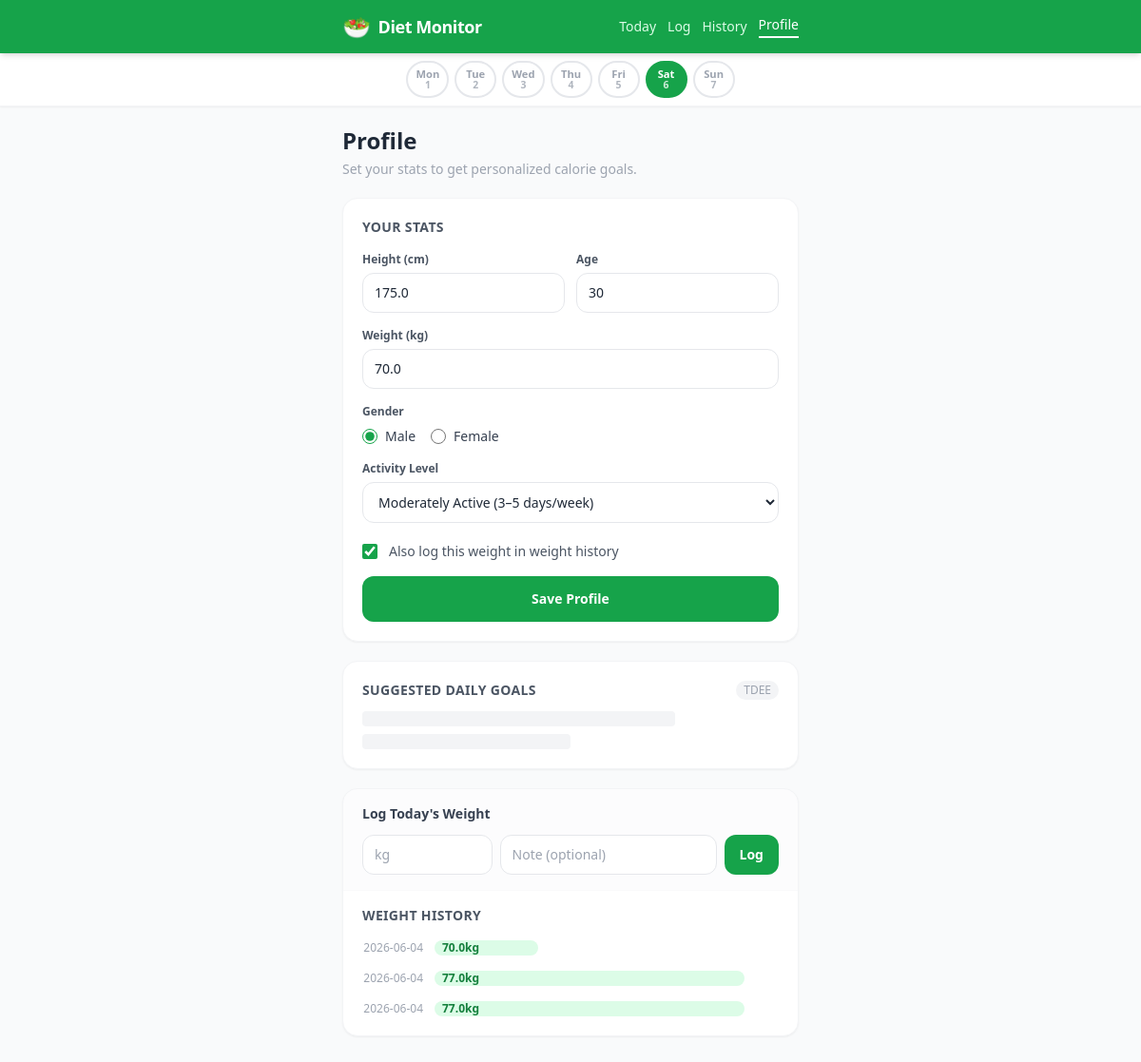
/profile, run on the app's committed database.
### tables this page shows
CREATE TABLE user_profile (
                id         INTEGER PRIMARY KEY,
                height_cm  REAL,
                weight_kg  REAL,
                age        INTEGER,
                gender     TEXT,
                activity   TEXT,
                updated_at TEXT DEFAULT (datetime('now'))
            );

CREATE TABLE weight_history (
                id        INTEGER PRIMARY KEY AUTOINCREMENT,
                weight_kg REAL NOT NULL,
                date      TEXT NOT NULL,
                note      TEXT,
                logged_at TEXT DEFAULT (datetime('now'))
            );

### main.py (the view)
@app.get("/profile", response_class=HTMLResponse)
async def profile_page(request: Request):
    profile        = await database.get_profile()
    weight_history = await database.get_weight_history(30)
    return templates.TemplateResponse(
        request,
        "profile.html",
        {"profile": profile, "weight_history": weight_history},
    )

### templates/profile.html (shortened to what this page needs)
{% extends "base.html" %}
{% block content %}
<div class="mb-5">
  <h1 class="text-2xl font-bold text-gray-800">Profile</h1>
  <p class="text-sm text-gray-400 mt-1">Set your stats to get personalized calorie goals.</p>
</div>
<div class="bg-white rounded-2xl shadow-sm border border-gray-100 p-5 mb-5">
  <h2 class="text-sm font-semibold text-gray-600 uppercase tracking-wide mb-4">Your Stats</h2>
  <form id="profile-form" class="space-y-4">
    <div class="grid grid-cols-2 gap-3">
      <div>
        <label class="block text-xs font-semibold text-gray-600 mb-1.5" for="height-input">
          Height (cm)
        </label>
        <input
          id="height-input"
          name="height_cm"
          type="number"
          min="50" max="300" step="0.1"
          value="{{ profile.height_cm if profile and profile.height_cm else '' }}"
          placeholder="e.g. 175"
          class="w-full border border-gray-200 rounded-xl px-3 py-2.5 text-sm text-gray-800
                 focus:outline-none focus:ring-2 focus:ring-brand-500 focus:border-transparent"
        />
      </div>
      <div>
        <label class="block text-xs font-semibold text-gray-600 mb-1.5" for="age-input">
          Age
        </label>
        <input
          id="age-input"
          name="age"
          type="number"
          min="10" max="120" step="1"
          value="{{ profile.age if profile and profile.age else '' }}"
          placeholder="e.g. 30"
          class="w-full border border-gray-200 rounded-xl px-3 py-2.5 text-sm text-gray-800
                 focus:outline-none focus:ring-2 focus:ring-brand-500 focus:border-transparent"
        />
      </div>
    </div>
    <div>
      <label class="block text-xs font-semibold text-gray-600 mb-1.5" for="weight-input">
        Weight (kg)
      </label>
      <input
        id="weight-input"
        name="weight_kg"
        type="number"
        min="20" max="500" step="0.1"
        value="{{ profile.weight_kg if profile and profile.weight_kg else '' }}"
        placeholder="e.g. 75"
        class="w-full border border-gray-200 rounded-xl px-3 py-2.5 text-sm text-gray-800
               focus:outline-none focus:ring-2 focus:ring-brand-500 focus:border-transparent"
      />
    </div>
    <div>
      <p class="text-xs font-semibold text-gray-600 mb-2">Gender</p>
      <div class="flex gap-4">
        <label class="flex items-center gap-2 cursor-pointer select-none">
          <input
            type="radio" name="gender" value="male"
            {% if profile and profile.gender == 'male' %}checked{% elif not profile %}checked{% endif %}
            class="accent-brand-600 w-4 h-4"
          />
          <span class="text-sm text-gray-700">Male</span>
        </label>
        <label class="flex items-center gap-2 cursor-pointer select-none">
          <input
            type="radio" name="gender" value="female"
            class="accent-brand-600 w-4 h-4"
          />
          <span class="text-sm text-gray-700">Female</span>
        </label>
      </div>
    </div>
    <div>
      <label class="block text-xs font-semibold text-gray-600 mb-1.5" for="activity-select">
        Activity Level
      </label>
      <select
        id="activity-select"
        name="activity"
        class="w-full border border-gray-200 rounded-xl px-3 py-2.5 text-sm text-gray-800 bg-white
               focus:outline-none focus:ring-2 focus:ring-brand-500 focus:border-transparent"
      >
        <option value="moderate"    {% if profile and profile.activity == 'moderate'    %}selected{% endif %}>Moderately Active (3–5 days/week)</option>
      </select>
    </div>
    <label class="flex items-center gap-3 cursor-pointer select-none pt-1">
      <input type="checkbox" id="log-weight-toggle" name="log_weight"
             class="w-4 h-4 rounded accent-brand-600" checked />
      <span class="text-sm text-gray-600">Also log this weight in weight history</span>
    </label>
    <button type="submit"
            class="w-full bg-brand-600 hover:bg-brand-700 active:bg-brand-800 text-white font-semibold
                   rounded-xl py-3.5 text-sm transition-colors mt-2">
      Save Profile
    </button>
  </form>
</div>
<div class="bg-white rounded-2xl shadow-sm border border-gray-100 p-5 mb-5" id="suggested-goals-card">
  <div class="flex items-center justify-between mb-3">
    <h2 class="text-sm font-semibold text-gray-600 uppercase tracking-wide">Suggested Daily Goals</h2>
    <span class="text-xs text-gray-400 bg-gray-100 rounded-full px-2 py-0.5">TDEE</span>
  </div>
  <div id="suggested-goals-content">
    {% if profile and profile.weight_kg and profile.height_cm and profile.age %}
    <div class="animate-pulse space-y-2">
      <div class="h-4 bg-gray-100 rounded w-3/4"></div>
      <div class="h-4 bg-gray-100 rounded w-1/2"></div>
    </div>
    {% else %}
    <p class="text-sm text-gray-400">Fill in your profile above to see personalized goals.</p>
    {% endif %}
  </div>
</div>
<div class="bg-white rounded-2xl shadow-sm border border-gray-100 overflow-hidden mb-5">
  <div class="px-5 py-4 border-b border-gray-50 bg-gray-50/50">
    <h2 class="text-sm font-semibold text-gray-700 mb-3">Log Today's Weight</h2>
    <div class="flex gap-2">
      <input
        id="quick-weight-input"
        type="number"
        min="20" max="500" step="0.1"
        placeholder="kg"
        class="flex-1 border border-gray-200 rounded-xl px-3 py-2.5 text-sm text-gray-800
               focus:outline-none focus:ring-2 focus:ring-brand-500 focus:border-transparent"
      />
      <input
        id="quick-weight-note"
        type="text"
        placeholder="Note (optional)"
        class="flex-1 border border-gray-200 rounded-xl px-3 py-2.5 text-sm text-gray-800
               focus:outline-none focus:ring-2 focus:ring-brand-500 focus:border-transparent"
      />
      <button id="log-weight-btn"
              class="flex-shrink-0 bg-brand-600 hover:bg-brand-700 text-white font-semibold
                     rounded-xl px-4 py-2.5 text-sm transition-colors">
        Log
      </button>
    </div>
  </div>
  <div class="px-5 py-4">
    <h2 class="text-sm font-semibold text-gray-600 uppercase tracking-wide mb-3">Weight History</h2>
    {% if weight_history %}
    {% set min_w = weight_history | map(attribute='weight_kg') | min %}
    {% set max_w = weight_history | map(attribute='weight_kg') | max %}
    {% set w_range = max_w - min_w if max_w != min_w else 1 %}
    <ul class="space-y-2" id="weight-history-list">
      {% for entry in weight_history[:10] %}
      {% set bar_pct = ((entry.weight_kg - min_w) / w_range * 60 + 30) | round(1) %}
      <li class="flex items-center gap-3">
        <div class="w-16 text-right flex-shrink-0">
          <p class="text-xs text-gray-400">{{ entry.date }}</p>
        </div>
        <div class="flex-1">
          <div class="relative h-6 flex items-center">
            <div class="h-4 rounded-full bg-brand-100"
                 style="width: {{ bar_pct }}%"></div>
            <span class="absolute left-2 text-xs font-semibold text-brand-700">
              {{ entry.weight_kg }}kg
            </span>
          </div>
        </div>
      </li>
      {% endfor %}
    </ul>
    {% else %}
    <div class="text-center py-6" id="weight-empty-state">
      <p class="text-3xl mb-2">⚖️</p>
      <p class="text-gray-400 text-sm">No weight entries yet. Log your first one above.</p>
    </div>
    {% endif %}
  </div>
</div>
{% endblock %}

### templates/base.html (shortened to what this page needs)
<!DOCTYPE html>
<html lang="en">
<head>
  <script src="https://cdn.tailwindcss.com"></script>
</head>
<body class="bg-gray-50 min-h-screen font-sans antialiased">
  <nav class="bg-brand-600 text-white shadow-md sticky top-0 z-50">
    <div class="max-w-lg mx-auto px-4 h-14 flex items-center justify-between">
      <a href="/" class="flex items-center gap-2 font-bold text-lg tracking-tight">
        <span class="text-2xl">🥗</span>
        <span>Diet Monitor</span>
      </a>
      <div class="flex items-center gap-3 text-sm font-medium">
        <a href="/"
           class="hover:text-brand-200 transition-colors {% if request.url.path == '/' %}text-white border-b-2 border-white pb-0.5{% else %}text-brand-100{% endif %}">
          Today
        </a>
        <a href="/log"
           class="hover:text-brand-200 transition-colors {% if request.url.path == '/log' %}text-white border-b-2 border-white pb-0.5{% else %}text-brand-100{% endif %}">
          Log
        </a>
        <a href="/history"
           class="hover:text-brand-200 transition-colors {% if request.url.path == '/history' %}text-white border-b-2 border-white pb-0.5{% else %}text-brand-100{% endif %}">
          History
        </a>
        <a href="/profile"
           class="hover:text-brand-200 transition-colors {% if request.url.path == '/profile' %}text-white border-b-2 border-white pb-0.5{% else %}text-brand-100{% endif %}">
          Profile
        </a>
      </div>
    </div>
  </nav>
  <div class="bg-white border-b border-gray-100 shadow-sm sticky top-14 z-40">
    <div class="max-w-lg mx-auto px-3 py-2 overflow-x-auto">
      <div id="week-strip" class="flex gap-1.5 min-w-max mx-auto justify-center">
      </div>
    </div>
  </div>
  <main class="max-w-lg mx-auto px-4 py-5 pb-28">
    {% block content %}{% endblock %}
  </main>
</body>
</html>

### templates/base.html (style rules this page uses)
* { -webkit-tap-highlight-color: transparent; }

### data on the page
user_profile: height_cm "175.0", age "30", weight_kg "70.0", gender "☑ Male", gender "☐ Female", activity "Moderately Active (3–5 days/week)"
weight_history: date "2026-06-04", {{ bar_pct }} 30.0 (drawn), weight_kg "70.0"
weight_history: date "2026-06-04", {{ bar_pct }} 90.0 (drawn), weight_kg "77.0"
weight_history: date "2026-06-04", {{ bar_pct }} 90.0 (drawn), weight_kg "77.0"
